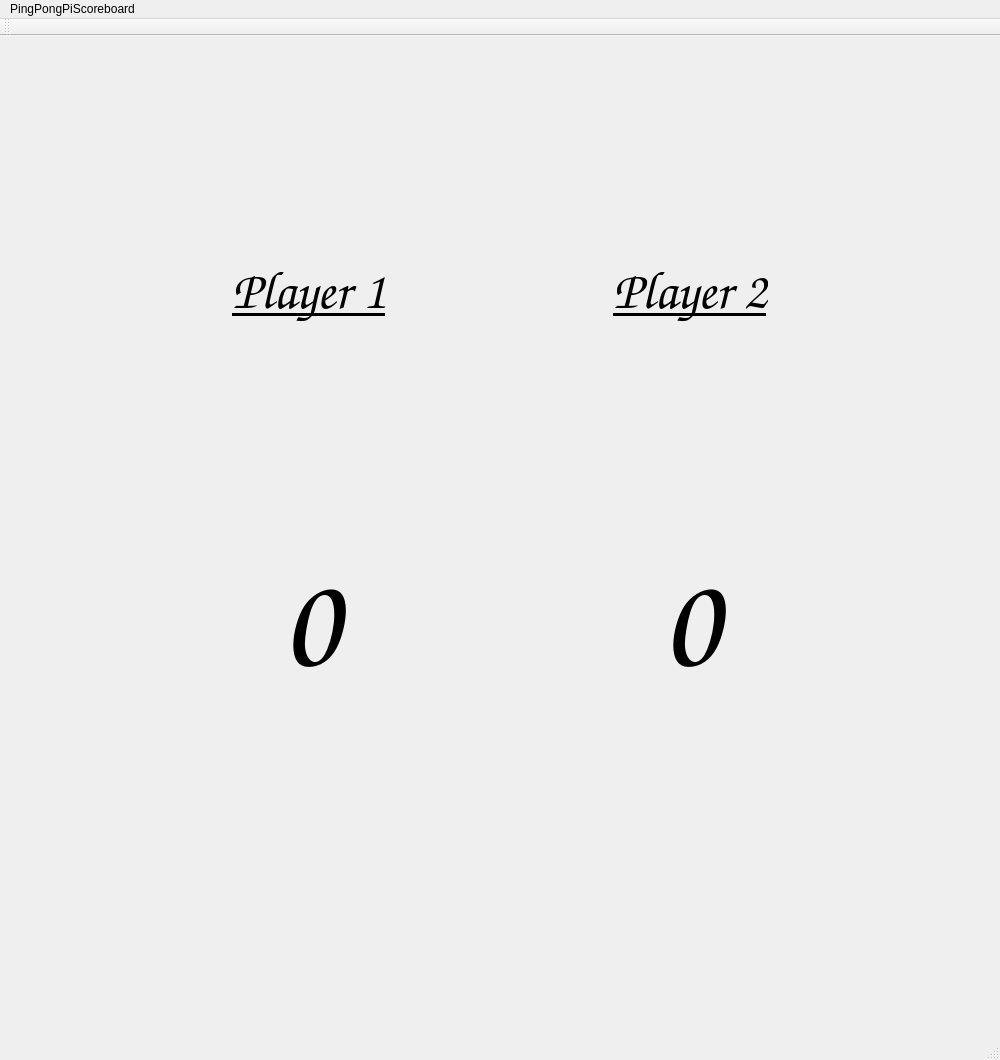
<?xml version="1.0" encoding="UTF-8"?>
<ui version="4.0">
 <class>PingPongPi_GUI</class>
 <widget class="QMainWindow" name="PingPongPi_GUI">
  <property name="geometry">
   <rect>
    <x>0</x>
    <y>0</y>
    <width>1000</width>
    <height>1060</height>
   </rect>
  </property>
  <property name="maximumSize">
   <size>
    <width>16777215</width>
    <height>16777215</height>
   </size>
  </property>
  <property name="windowTitle">
   <string>PingPongPi_GUI</string>
  </property>
  <property name="autoFillBackground">
   <bool>false</bool>
  </property>
  <widget class="QWidget" name="centralWidget">
   <property name="enabled">
    <bool>true</bool>
   </property>
   <property name="sizePolicy">
    <sizepolicy hsizetype="Preferred" vsizetype="Preferred">
     <horstretch>0</horstretch>
     <verstretch>0</verstretch>
    </sizepolicy>
   </property>
   <property name="minimumSize">
    <size>
     <width>0</width>
     <height>0</height>
    </size>
   </property>
   <property name="maximumSize">
    <size>
     <width>100000</width>
     <height>100000</height>
    </size>
   </property>
   <property name="font">
    <font>
     <family>Comic Sans MS</family>
    </font>
   </property>
   <property name="autoFillBackground">
    <bool>false</bool>
   </property>
   <layout class="QGridLayout" name="gridLayout_2">
    <item row="0" column="0">
     <layout class="QGridLayout" name="gridLayout">
      <item row="1" column="0">
       <layout class="QHBoxLayout" name="PlayerScoreLayout">
        <item>
         <spacer name="horizontalSpacer_5">
          <property name="orientation">
           <enum>Qt::Horizontal</enum>
          </property>
          <property name="sizeHint" stdset="0">
           <size>
            <width>40</width>
            <height>20</height>
           </size>
          </property>
         </spacer>
        </item>
        <item>
         <widget class="QLabel" name="PlayerScoreLabel0">
          <property name="minimumSize">
           <size>
            <width>150</width>
            <height>150</height>
           </size>
          </property>
          <property name="font">
           <font>
            <pointsize>100</pointsize>
            <weight>75</weight>
            <bold>true</bold>
           </font>
          </property>
          <property name="text">
           <string>0</string>
          </property>
          <property name="alignment">
           <set>Qt::AlignHCenter|Qt::AlignTop</set>
          </property>
          <property name="wordWrap">
           <bool>false</bool>
          </property>
         </widget>
        </item>
        <item>
         <spacer name="horizontalSpacer_2">
          <property name="orientation">
           <enum>Qt::Horizontal</enum>
          </property>
          <property name="sizeHint" stdset="0">
           <size>
            <width>40</width>
            <height>20</height>
           </size>
          </property>
         </spacer>
        </item>
        <item>
         <widget class="QLabel" name="PlayerScoreLabel1">
          <property name="minimumSize">
           <size>
            <width>150</width>
            <height>150</height>
           </size>
          </property>
          <property name="font">
           <font>
            <pointsize>100</pointsize>
            <weight>75</weight>
            <bold>true</bold>
           </font>
          </property>
          <property name="text">
           <string>0</string>
          </property>
          <property name="alignment">
           <set>Qt::AlignHCenter|Qt::AlignTop</set>
          </property>
          <property name="wordWrap">
           <bool>false</bool>
          </property>
         </widget>
        </item>
        <item>
         <spacer name="horizontalSpacer_6">
          <property name="orientation">
           <enum>Qt::Horizontal</enum>
          </property>
          <property name="sizeHint" stdset="0">
           <size>
            <width>40</width>
            <height>20</height>
           </size>
          </property>
         </spacer>
        </item>
       </layout>
      </item>
      <item row="0" column="0">
       <layout class="QHBoxLayout" name="PlayerNameLayout">
        <item>
         <spacer name="horizontalSpacer_3">
          <property name="orientation">
           <enum>Qt::Horizontal</enum>
          </property>
          <property name="sizeHint" stdset="0">
           <size>
            <width>40</width>
            <height>20</height>
           </size>
          </property>
         </spacer>
        </item>
        <item>
         <widget class="QLabel" name="PlayerNameLabel0">
          <property name="minimumSize">
           <size>
            <width>150</width>
            <height>150</height>
           </size>
          </property>
          <property name="font">
           <font>
            <pointsize>40</pointsize>
            <weight>75</weight>
            <bold>true</bold>
            <underline>true</underline>
           </font>
          </property>
          <property name="text">
           <string>Player 1</string>
          </property>
          <property name="alignment">
           <set>Qt::AlignCenter</set>
          </property>
          <property name="wordWrap">
           <bool>false</bool>
          </property>
         </widget>
        </item>
        <item>
         <spacer name="horizontalSpacer">
          <property name="orientation">
           <enum>Qt::Horizontal</enum>
          </property>
          <property name="sizeHint" stdset="0">
           <size>
            <width>40</width>
            <height>20</height>
           </size>
          </property>
         </spacer>
        </item>
        <item>
         <widget class="QLabel" name="PlayerNameLabel1">
          <property name="minimumSize">
           <size>
            <width>150</width>
            <height>150</height>
           </size>
          </property>
          <property name="font">
           <font>
            <pointsize>40</pointsize>
            <weight>75</weight>
            <bold>true</bold>
            <underline>true</underline>
           </font>
          </property>
          <property name="text">
           <string>Player 2</string>
          </property>
          <property name="alignment">
           <set>Qt::AlignCenter</set>
          </property>
          <property name="wordWrap">
           <bool>false</bool>
          </property>
         </widget>
        </item>
        <item>
         <spacer name="horizontalSpacer_4">
          <property name="orientation">
           <enum>Qt::Horizontal</enum>
          </property>
          <property name="sizeHint" stdset="0">
           <size>
            <width>40</width>
            <height>20</height>
           </size>
          </property>
         </spacer>
        </item>
       </layout>
      </item>
     </layout>
    </item>
   </layout>
  </widget>
  <widget class="QMenuBar" name="menuBar">
   <property name="geometry">
    <rect>
     <x>0</x>
     <y>0</y>
     <width>1000</width>
     <height>21</height>
    </rect>
   </property>
   <widget class="QMenu" name="menuPingPongPiScoreboard">
    <property name="title">
     <string>PingPongPiScoreboard</string>
    </property>
   </widget>
   <addaction name="menuPingPongPiScoreboard"/>
  </widget>
  <widget class="QToolBar" name="mainToolBar">
   <property name="sizePolicy">
    <sizepolicy hsizetype="Expanding" vsizetype="Expanding">
     <horstretch>0</horstretch>
     <verstretch>0</verstretch>
    </sizepolicy>
   </property>
   <attribute name="toolBarArea">
    <enum>TopToolBarArea</enum>
   </attribute>
   <attribute name="toolBarBreak">
    <bool>false</bool>
   </attribute>
  </widget>
  <widget class="QStatusBar" name="statusBar"/>
 </widget>
 <layoutdefault spacing="6" margin="11"/>
 <resources/>
 <connections/>
</ui>
